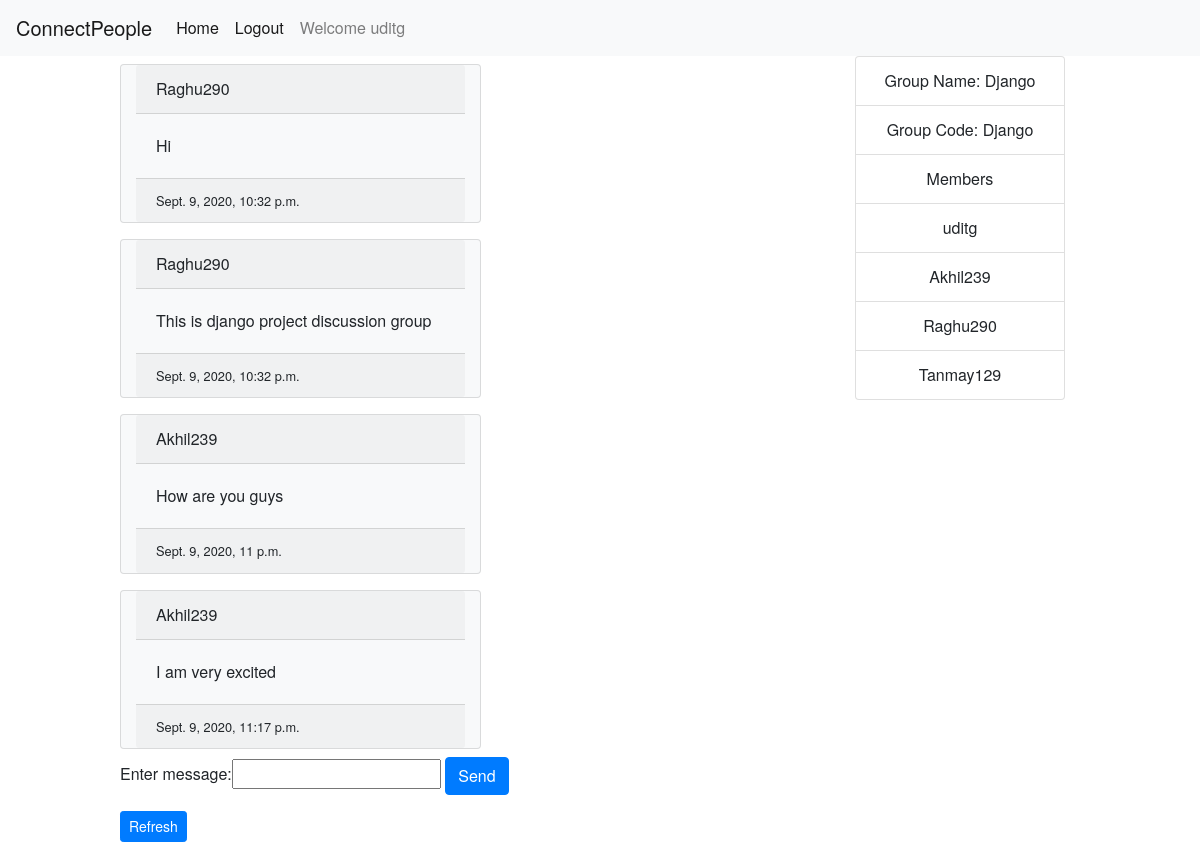
The page /groupchat/Django/1/messages/ (signed in) on the database its author committed.
### groupchatapp/models.py (models this page shows, shortened)
class GroupMessage(models.Model):
    message_text = models.CharField(max_length=500)
    send_time = models.DateTimeField(default=datetime.now)
    sender = models.ForeignKey(User, related_name='sender', on_delete=models.CASCADE)
    group = models.ForeignKey(Group, related_name='related_group', on_delete=models.CASCADE)
    read = models.BooleanField(default=False)

class Group(models.Model):
    group_name = models.CharField(max_length=20, unique=True)
    members = models.ManyToManyField(User, related_name='group_members')
    group_code = models.CharField(max_length=100)
    max_group_size = models.IntegerField(default=5)
    admin = models.CharField(default='uditg', max_length=50)

### groupchatapp/decorators.py (the view)
    def wrap(request, *args, **kwargs):
        if request.user.id == kwargs['sender_id']:
            return function(request, *args, **kwargs)
        else:
            raise PermissionDenied

### groupchatapp/forms.py
class MessageForm(forms.Form):
    message_text = forms.CharField(label="Enter message", max_length=500)

### groupchatapp/views.py (called while the page is built)
@login_required
@user_is_group_member
@user_can_send_group_message
def group_chat_messages(request, group_name, sender_id):
    group = Group.objects.get(group_name=group_name)
    sender = User.objects.get(pk=sender_id)
    if request.method == 'POST':
        form = MessageForm(request.POST)
        if form.is_valid():
            message_txt = form.cleaned_data['message_text']
            message = GroupMessage.create(message_text=message_txt, sender=sender, group=group)
            message.save()
    form = MessageForm()
    group_messages = GroupMessage.objects.all().filter(group=group).order_by('send_time')
    context = {'group_name': group_name, 'sender_id': sender_id, 'messages': group_messages, 'form': form,
               'members': group.members.all(), 'admin': group.admin, 'group_code': group.group_code}
    return render(request, 'groupchatapp/group_chat.html', context)

### groupchatapp/templates/groupchatapp/group_chat.html (shortened to what this page needs)
{%extends 'groupchatapp/base.html'%}
{%block content%}
<div class="container">
    <div class="row">
        <div class="col-sm">
            {%for message in messages%}
                <div class="row">
                    {%if message.sender.id == sender_id%}
                        <div class="col"></div>
                        <div class="col text-right card bg-light text-black my-2">
                            <div class="card-header">{{message.sender.username}}</div>
                            <div class="card-body">
                                <p class="card-text">
                                    {{message.message_text}}
                                </p>
                            </div>
                            <div class="card-footer">
                                <small class="text-black">{{message.send_time}}</small>
                                <a class="btn btn-primary btn-sm"
                                   href="{% url 'groupchatapp:delete_group_message' message.group.group_name message.pk%}">
                                    Undo
                                </a>
                            </div>
                        </div>
                    {%else%}
                        <div class="col text-left card bg-light text-black my-2">
                            <div class="card-header">{{message.sender.username}}</div>
                            <div class="card-body">
                                <p class="card-text">
                                    {{message.message_text}}
                                </p>
                            </div>
                            <div class="card-footer">
                                <small class="text-black">{{message.send_time}}</small>
                            </div>
                        </div>
                        <div class="col"></div>
                    {%endif%}
                </div>
            {% endfor %}
        </div>
        <div class="col-sm-3">
            <div class="list-group">
                <div class="text-center list-group-item">Group Name: {{group_name}}</div>
                <div class="text-center list-group-item">Group Code: {{group_code}}</div>
                <div class="text-center list-group-item">Members</div>
                {%for member in members%}
                    <div class="member-names text-center list-group-item">
                        {{member.username}}
                    </div>
                {%endfor%}
            </div>
        </div>
    </div>
</div>
<form action="{% url 'groupchatapp:group_chat_messages' group_name sender_id %}" method="post">
    {{form}}
    <input type="submit" value="Send" class="btn btn-primary btn-md">
</form>
<form class="" action="{%url 'groupchatapp:group_chat_messages' group_name sender_id %}">
    <input type="submit" value="Refresh" class="btn btn-primary btn-sm">
</form>
{%endblock content%}

### groupchatapp/templates/groupchatapp/base.html (shortened to what this page needs)
{%load static%}
{% load crispy_forms_tags %}
<link rel="stylesheet" type="text/css" href="{%static 'chatapp/css/bootstrap.css'%}">
<link rel="stylesheet" type="text/css" href="{%static 'chatapp/css/bootstrap.min.css'%}">
<link rel="stylesheet" type="text/css" href="{%static 'chatapp/css/stylesheet.css'%}">
<!DOCTYPE html>
<html lang="en">
    <head>
    </head>
    <body>
    <nav class="navbar navbar-expand navbar-light bg-light">
      <a class="navbar-brand" href="#">ConnectPeople</a>
        <div class="navbar-nav">
            <a class="nav-item nav-link active" href="{%url 'chatapp:home'%}">Home</a>
            {% if user.is_authenticated%}
                <a class="nav-item nav-link active" href="{%url 'accounts:logout'%}">Logout</a>
            {%else%}
                <a class="nav-item nav-link active" href="{% url 'accounts:login'%}">Login</a>
            {%endif%}
            <a class="nav-item nav-link" href="">Welcome {{user.username}}</a>
        </div>
    </nav>
    <div id="content" class=" d-flex-row justify-content-center">
        {%block content%}
        {%endblock content%}
    </div>
    </body>
</html>

### chatapp/static/chatapp/css/stylesheet.css (style rules this page uses)
body { font-family: "HelveticaNeue-Light", "Helvetica Neue Light", "Helvetica Neue", Helvetica, Arial, "Lucida Grande", sans-serif; font-weight: 300; }
#content { width:80%; height:100%; margin: auto auto; }

### rows shown on the page
GroupMessage: sender.username "Raghu290", message_text "Hi", send_time "Sept. 9, 2020, 10:32 p.m."
GroupMessage: sender.username "Raghu290", message_text "This is django project discussion group", send_time "Sept. 9, 2020, 10:32 p.m."
GroupMessage: sender.username "Akhil239", message_text "How are you guys", send_time "Sept. 9, 2020, 11 p.m."
GroupMessage: sender.username "Akhil239", message_text "I am very excited", send_time "Sept. 9, 2020, 11:17 p.m."
Group: group_code "Django"

### other values the page prints
{{ user.username }} "uditg"
{{ group_name }} "Django"
{{ member.username }} "uditg"
{{ member.username }} "Akhil239"
{{ member.username }} "Raghu290"
{{ member.username }} "Tanmay129"
